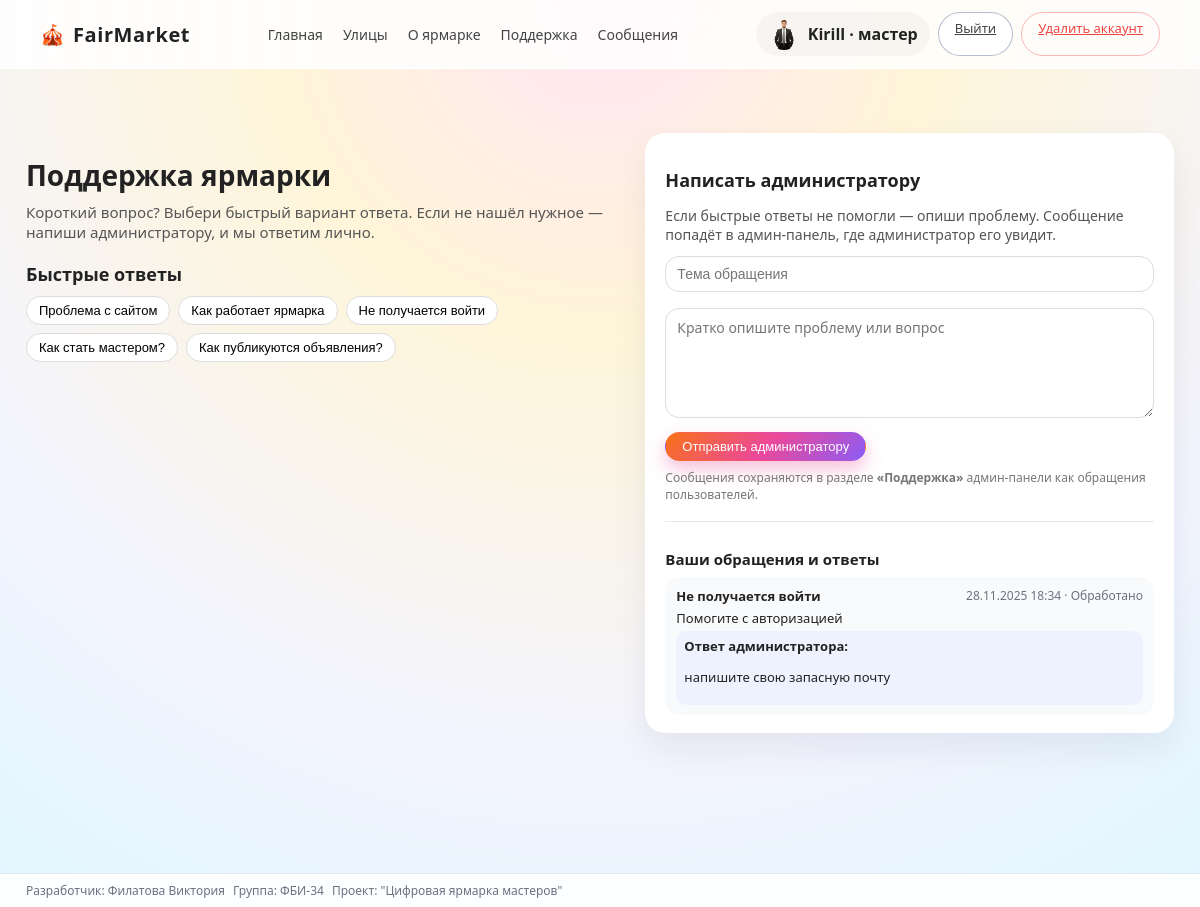
/support (signed in), run on the app's committed database.
### app.py (models this page shows)
class User(db.Model):
    __tablename__ = "users"
    id = db.Column(db.Integer, primary_key=True)
    username = db.Column(db.String(120), nullable=False)  # логин
    email = db.Column(db.String(120), unique=True, nullable=False)
    password = db.Column(db.String(200), nullable=False)  # хеш пароля
    role = db.Column(db.String(20), nullable=False, default="user")
    full_name = db.Column(db.String(120), nullable=True)  # настоящее имя
    avatar_filename = db.Column(db.String(255), nullable=True)  # имя файла в /static/uploads/avatars

class SupportMessage(db.Model):
    __tablename__ = "support_messages"
    id = db.Column(db.Integer, primary_key=True)
    user_id = db.Column(db.Integer, db.ForeignKey("users.id"), nullable=False)
    user = db.relationship("User", backref="support_messages")
    subject = db.Column(db.String(200), nullable=False)
    text = db.Column(db.Text, nullable=False)
    status = db.Column(db.String(20), nullable=False, default="new")
    created_at = db.Column(db.DateTime, default=datetime.utcnow)
    admin_reply = db.Column(db.Text, nullable=True)
    replied_at = db.Column(db.DateTime, nullable=True)

### app.py (the view, shortened to what this page needs)
@app.route("/support", methods=["GET", "POST"])
@login_required
def support():
    fio, group = get_student_info()
    errors = []
    my_messages = (
        SupportMessage.query.filter_by(user_id=session["user_id"])
        .order_by(SupportMessage.created_at.desc())
        .limit(10)
        .all()
    )
    session["support_seen_at"] = datetime.utcnow().isoformat()
    recalc_support_badge()
    return render_template(
        "support.html",
        fio=fio,
        group=group,
        errors=errors,
        my_messages=my_messages,
    )

### app.py (called while the page is built, shortened)
def get_student_info():
    return "Филатова Виктория", "ФБИ-34"

def recalc_unread_total():
    if "user_id" not in session:
        session["unread_total"] = 0
        return
    user_id = session["user_id"]
    role = session.get("user_role")
    if role == "master":
        ads = Ad.query.filter_by(master_id=user_id).all()
        if not ads:
            session["unread_total"] = 0
            return
        ad_ids = [a.id for a in ads]
        unread_total = AdMessage.query.filter(
            AdMessage.ad_id.in_(ad_ids),
            AdMessage.receiver_id == user_id,
            AdMessage.is_read.is_(False),
        ).count()
        session["unread_total"] = unread_total
        return
    unread_total = AdMessage.query.filter_by(
        receiver_id=user_id,
        is_read=False,
    ).count()
    session["unread_total"] = unread_total

def recalc_admin_counters():
    if session.get("user_role") != "admin":
        session["admin_requests"] = 0
        session["admin_support_new"] = 0
        return

@app.before_request
def auto_update_unread():
    if "user_id" in session:
        user = User.query.get(session["user_id"])
        if user:
            session["avatar_filename"] = user.avatar_filename
            session["full_name"] = user.full_name
        recalc_unread_total()
        recalc_support_badge()
        recalc_admin_counters()
    else:
        session["unread_total"] = 0
        session["support_unread"] = 0
        session["admin_support_new"] = 0
        session["admin_requests"] = 0

def login_required(view_func):
    @wraps(view_func)
    def wrapped(*args, **kwargs):
        if "user_id" not in session:
            flash("Нужно войти на сайт.", "error")
            return redirect(url_for("login"))
        return view_func(*args, **kwargs)
    return wrapped

### templates/support.html (shortened to what this page needs)
{% extends "base.html" %}
{% block content %}
<section class="support-page">
    <div class="support-layout">
        <div class="support-left">
            <h1 class="support-title">Поддержка ярмарки</h1>
            <p class="support-subtitle">
                Короткий вопрос? Выбери быстрый вариант ответа. Если не нашёл нужное —
                напиши администратору, и мы ответим лично.
            </p>
            <div class="support-faq-block">
                <h2 class="support-block-title">Быстрые ответы</h2>
                <div class="support-faq-buttons">
                    <button class="support-faq-btn" data-faq="site">Проблема с сайтом</button>
                    <button class="support-faq-btn" data-faq="fair">Как работает ярмарка</button>
                    <button class="support-faq-btn" data-faq="login">Не получается войти</button>
                    <button class="support-faq-btn" data-faq="master">Как стать мастером?</button>
                    <button class="support-faq-btn" data-faq="ads">Как публикуются объявления?</button>
                </div>
            </div>
        </div>
        <div class="support-right">
            <h2 class="support-block-title">Написать администратору</h2>
            <p class="support-right-text">
                Если быстрые ответы не помогли — опиши проблему. Сообщение попадёт в админ-панель,
                где администратор его увидит.
            </p>
            <form method="POST" class="support-form">
                <input type="text"
                       name="subject"
                       class="support-input"
                       id="support-subject"
                       placeholder="Тема обращения">
                <textarea name="text"
                          class="support-textarea"
                          placeholder="Кратко опишите проблему или вопрос"></textarea>
                <button type="submit" class="btn btn-primary support-submit">
                    Отправить администратору
                </button>
            </form>
            <p class="support-note">
                Сообщения сохраняются в разделе <b>«Поддержка»</b> админ-панели как обращения пользователей.
            </p>
            {% if my_messages %}
            <div class="support-history">
                <h3 class="support-history-title">Ваши обращения и ответы</h3>
                <div class="support-history-list">
                    {% for m in my_messages %}
                    <div class="support-history-item">
                        <div class="support-history-header">
                            <span class="support-history-subject">
                                {{ m.subject or "Без темы" }}
                            </span>
                            <span class="support-history-meta">
                                {{ m.created_at.strftime("%d.%m.%Y %H:%M") }}
                                ·
                                {% if m.status == "done" %}
                                    Обработано
                                {% else %}
                                    В обработке
                                {% endif %}
                            </span>
                        </div>
                        <p class="support-history-text">
                            {{ m.text }}
                        </p>
                        {% if m.admin_reply %}
                        <div class="support-history-reply">
                            <div class="support-history-reply-label">
                                Ответ администратора:
                            </div>
                            <p>{{ m.admin_reply }}</p>
                        </div>
                        {% endif %}
                    </div>
                    {% endfor %}
                </div>
            </div>
            {% endif %}
        </div>
    </div>
</section>
{% endblock %}

### templates/base.html (shortened to what this page needs)
<!doctype html>
<html lang="ru">
<head>
    <link rel="stylesheet" href="{{ url_for('static', filename='style.css') }}">
</head>
<body>
<header class="site-header">
    <div class="logo">
        🎪 <span>FairMarket</span>
    </div>
    <nav class="main-nav">
        <a href="{{ url_for('index') }}">Главная</a>
        <a href="{{ url_for('index') }}#streets">Улицы</a>
        <a href="{{ url_for('about') }}">О ярмарке</a>
        {% if session.get('user_id') %}
            <a href="{{ url_for('support') }}">
                Поддержка
            </a>
        {% endif %}
        {% if session.get('user_role') == 'master' %}
            <a href="{{ url_for('ad_messages') }}" class="nav-messages-link">
                Сообщения
            </a>
        {% endif %}
    </nav>
    <div class="auth-block header-auth">
        {% if session.get('user_id') %}
            <span class="user-chip">
                <span class="user-avatar">
                    {% if session.get('avatar_filename') %}
                        <img src="{{ url_for('static',
                                            filename='uploads/avatars/' ~ session.get('avatar_filename')) }}"
                             alt="Аватар"
                             class="user-avatar-img">
                    {% else %}
                        {{ session.get('username', '?')[0] | upper }}
                    {% endif %}
                </span>
                <span class="user-name">
                    {{ session.get('username', 'Гость') }}
                    {% if session.get('user_role') == 'master' %}
                        · мастер
                    {% elif session.get('user_role') == 'admin' %}
                        · админ
                    {% endif %}
                </span>
            </span>
            <a href="{{ url_for('logout') }}" class="btn btn-outline">Выйти</a>
            <a href="{{ url_for('delete_account') }}" class="btn btn-ghost delete-account-link">
                Удалить аккаунт
            </a>
        {% else %}
            <a href="{{ url_for('login') }}" class="btn btn-outline">Войти</a>
            <a href="{{ url_for('register') }}" class="btn btn-primary">Регистрация</a>
        {% endif %}
    </div>
</header>
<main class="page-content">
    {% block content %}{% endblock %}
</main>
<footer class="site-footer">
    <div class="footer-inner">
        <span>Разработчик: {{ fio|default('Филатова Виктория') }}</span>
        <span>Группа: {{ group|default('ФБИ-34') }}</span>
        <span>Проект: "Цифровая ярмарка мастеров"</span>
    </div>
</footer>
</body>
</html>

### static/style.css (style rules this page uses)
*, *::before, *::after { box-sizing: border-box; }
body { margin: 0; font-family: system-ui, -apple-system, BlinkMacSystemFont, "Segoe UI", sans-serif; background: radial-gradient(circle at top, #ffe6f3 0, #fff5d9 30%, #f3f4ff 70%, #e0f7ff 100%); color: #222; }
.site-header { position: sticky; top: 0; z-index: 20; display: flex; align-items: center; justify-content: space-between; padding: 12px 40px; backdrop-filter: blur(14px); background: linear-gradient(to right, rgba(255,255,255,0.9), rgba(255,255,255,0.75)); border-bottom: 1px solid rgba(255,255,255,0.8); }
.logo { display: flex; align-items: center; gap: 8px; font-weight: 700; font-size: 20px; }
.logo span { letter-spacing: 0.03em; }
.main-nav { display: flex; gap: 20px; font-size: 14px; }
.main-nav a { text-decoration: none; color: #444; position: relative; }
.main-nav a::after { content: ""; position: absolute; left: 0; bottom: -4px; width: 0; height: 2px; background: linear-gradient(90deg, #f97316, #ec4899, #8b5cf6); transition: width .2s ease-out; }
.auth-block { display: flex; gap: 8px; }
.btn { border-radius: 999px; padding: 6px 16px; font-size: 13px; border: 1px solid transparent; cursor: pointer; transition: transform .12s ease-out, box-shadow .12s ease-out, background .12s ease-out, color .12s ease-out; white-space: nowrap; }
.btn-primary { background: linear-gradient(135deg, #f97316, #ec4899, #8b5cf6); color: #fff; box-shadow: 0 8px 18px rgba(236, 72, 153, 0.35); }
.btn-outline { background: rgba(255,255,255,0.9); color: #444; border-color: rgba(148,163,184,0.7); }
.btn-ghost { background: transparent; color: #444; border-color: rgba(148,163,184,0.4); }
.page-content { max-width: 1180px; margin: 0 auto; padding: 24px 16px 80px; }
.site-footer { border-top: 1px solid rgba(226, 232, 240, 0.9); background: rgba(255,255,255,0.9); padding: 8px 0; }
.footer-inner { max-width: 1180px; margin: 0 auto; padding: 0 16px; font-size: 12px; color: #6b7280; display: flex; flex-wrap: wrap; gap: 8px; align-items: center; }
.support-title { font-size: 0.98rem; font-weight: 600; }
.support-subtitle { font-size: 0.8rem; color: #6b7280; margin-top: 2px; }
.support-textarea { min-height: 60px; max-height: 120px; resize: vertical; border-radius: 10px; border: 1px solid #e5e7eb; padding: 6px 8px; font-family: inherit; font-size: 0.85rem; }
.support-note { font-size: 0.72rem; color: #9ca3af; }
.nav-messages-link { position: relative; }
.user-avatar { width: 32px; height: 32px; border-radius: 50%; object-fit: cover; flex-shrink: 0; }
.user-avatar-img { width: 100%; height: 100%; object-fit: cover; border-radius: 999px; }
.user-chip { display: inline-flex; align-items: center; gap: 8px; background: rgba(0,0,0,0.03); padding: 6px 12px; border-radius: 999px; }
.user-name { display: flex; align-items: center; gap: 4px; font-weight: 600; }

### templates/base.html (style rules this page uses)
.delete-account-link { color: #ef4444; border-color: rgba(248, 113, 113, 0.5); }

### data on the page
User: avatar_filename (picture)
SupportMessage: subject "Не получается войти", created_at "28.11.2025 18:34", status "Обработано", text "Помогите с авторизацией", admin_reply "напишите свою запасную почту"

### other printed values
{{ session.get('username', 'Гость') }} "Kirill"
{{ fio|default('Филатова Виктория') }} "Филатова Виктория"
{{ group|default('ФБИ-34') }} "ФБИ-34"
